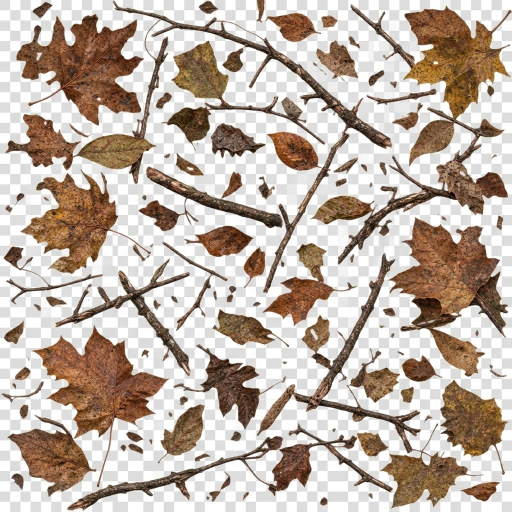
#> input picture minecraft/leaf-litter-reference/source.jpg, 1024 x 1024 px (shown at 1/2 size)
$ python prepare_sea_lantern.py ../leaf-litter-reference/source.jpg
#> lines starting #> are read from the running program, lines starting #| are printed output that depends on the picture
#!/usr/bin/env python3
"""Prepare a sea lantern from a supplied photograph using the vanilla flipbook layout.

From the repository root, with Pillow installed:
    python minecraft/tools/prepare_sea_lantern.py path/to/image.jpg
The source photograph is not included in the pack.
"""
import argparse
from pathlib import Path

from PIL import Image, ImageOps

OUTPUT = Path('minecraft/realistic-dirt/textures/blocks/sea_lantern.png')
FRAME_SIZE = 512
FRAMES = 5  # Vanilla Bedrock sea_lantern flipbook has five square frames.


def main():
    parser = argparse.ArgumentParser(description=__doc__)
    parser.add_argument('source', type=Path)
    args = parser.parse_args()
    with Image.open(args.source) as source:
#> source is the input picture: PIL image 1024x1024 RGB; mean R, G, B 191.1, 177.8, 167.2
        frame = ImageOps.fit(ImageOps.exif_transpose(source).convert('RGB'),
                             (FRAME_SIZE, FRAME_SIZE), Image.Resampling.LANCZOS)
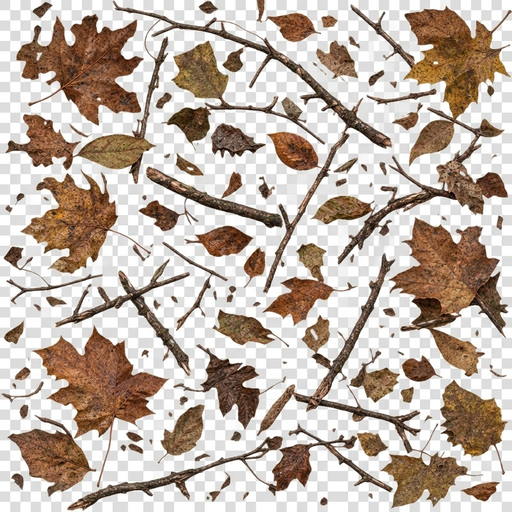
#> frame: PIL image 512x512 RGB; mean R, G, B 191, 177.7, 167.2
    # Keep the image's bevel and border intact instead of blending its edges.
    # Identical frames make a static image while keeping vanilla flipbook UVs.
    strip = Image.new('RGB', (FRAME_SIZE, FRAME_SIZE * FRAMES))
#> strip: PIL image 512x2560 RGB; every value is 0
    for index in range(FRAMES):
        strip.paste(frame, (0, index * FRAME_SIZE))
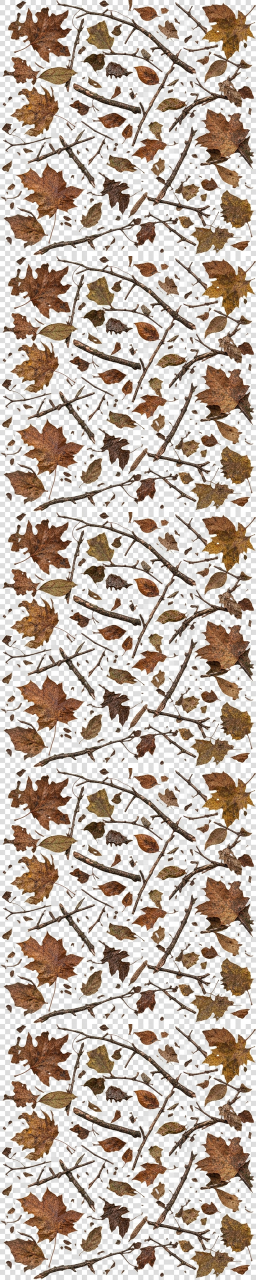
#> strip: PIL image 512x2560 RGB (shown at 1/2 size); mean R, G, B 191, 177.7, 167.2
    OUTPUT.parent.mkdir(parents=True, exist_ok=True)
    strip.save(OUTPUT, optimize=True)
    print(f'Saved {OUTPUT}: {strip.width}x{strip.height}, {FRAMES} identical frames')
#| Saved minecraft/realistic-dirt/textures/blocks/sea_lantern.png: 512x2560, 5 identical frames


if __name__ == '__main__':
    main()
